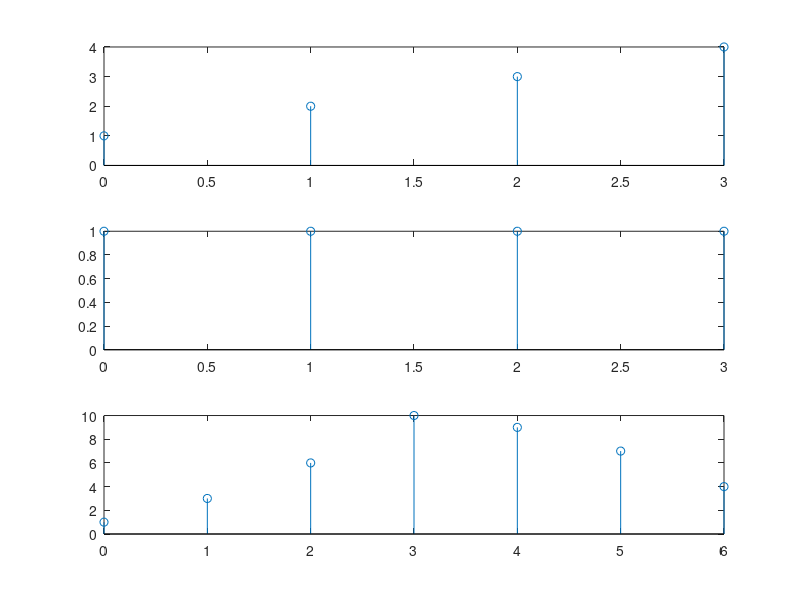

MATLAB code for this plot:
close all
s=0:1:3;
t=0:1:6;
fun1=[1 2 3 4];
fun2=[1 1 1 1];
c=conv(fun1,fun2);
subplot(3,1,1);
stem(s,fun1);
subplot(3,1,2);
stem(s,fun2);
subplot(3,1,3);
stem(t,c);
 
